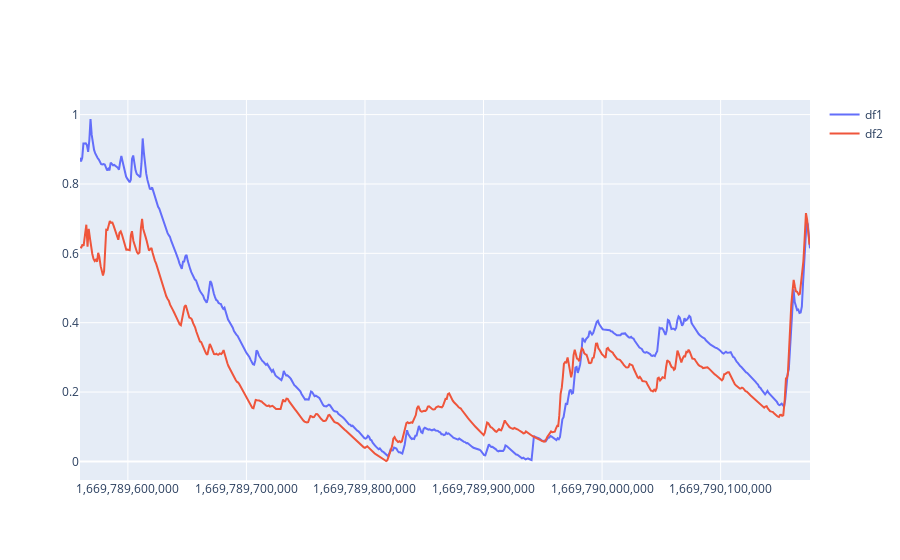

Notebook source saved alongside this figure:
### Code cell
fig.show()

### Figure 1 — Plotly figure (JSON) as saved in the notebook; plotly's stock layout.template omitted (floating-point values rounded to 4 significant figures; data arrays with more than 128 entries replaced by an {"elided": "..."} marker saying what was removed)
{"data": [{"name": "df1", "type": "scatter", "x": {"elided": "617 float values"}, "y": {"elided": "617 float values"}}, {"name": "df2", "type": "scatter", "x": {"elided": "616 float values"}, "y": {"elided": "616 float values"}}], "layout": {"xaxis": {"tickformat": ",d"}}}
